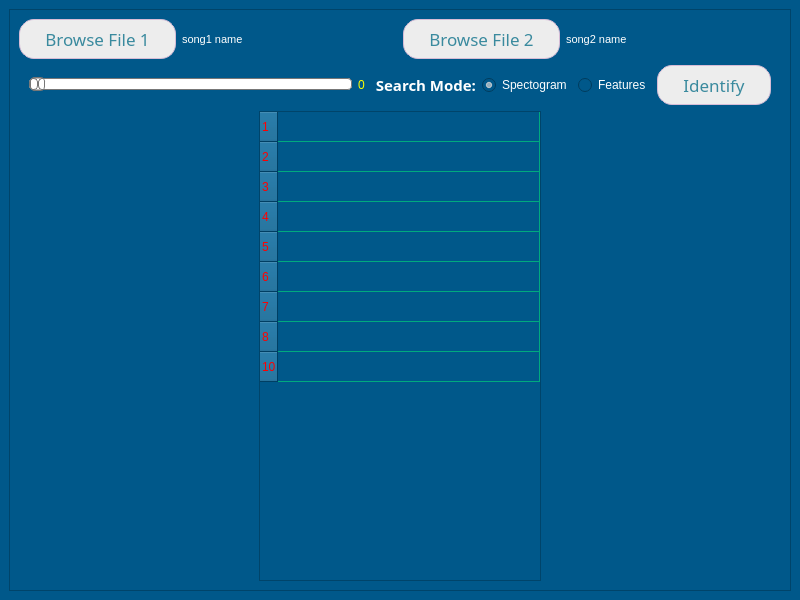
<?xml version="1.0" encoding="UTF-8"?>
<ui version="4.0">
 <class>MainWindow</class>
 <widget class="QMainWindow" name="MainWindow">
  <property name="geometry">
   <rect>
    <x>0</x>
    <y>0</y>
    <width>800</width>
    <height>600</height>
   </rect>
  </property>
  <property name="windowTitle">
   <string>MainWindow</string>
  </property>
  <property name="styleSheet">
   <string notr="true"/>
  </property>
  <widget class="QWidget" name="centralwidget">
   <property name="styleSheet">
    <string notr="true">background-color: rgb(0, 88, 138);
</string>
   </property>
   <layout class="QGridLayout" name="gridLayout_3">
    <item row="0" column="0">
     <widget class="QFrame" name="frame_3">
      <property name="styleSheet">
       <string notr="true">QPushButton{
	box-shadow: 3px 4px 0px 0px #1999c4;
	background:linear-gradient(to bottom, #ededed 5%, #bab1ba 100%);
	background-color:#ededed;
	border-radius:15px;
	border:1px solid #d6bcd6;
	display:inline-block;
	cursor:pointer;
	color:#3a8a9e;
	font-family:segoe print;
	font-size:17px;
	padding:7px 25px;
	text-decoration:none;
	text-shadow:0px 1px 0px #e1e2ed;
}
QPushButton:hover {
		background:linear-gradient(to bottom, #e371e3 5%, #ededed 100%);
	background-color:#bab1bf;
}
QPushButton:pressed{
	position:absolute;
	top:-5px;
	border-style: ridge;
}
</string>
      </property>
      <property name="frameShape">
       <enum>QFrame::StyledPanel</enum>
      </property>
      <property name="frameShadow">
       <enum>QFrame::Raised</enum>
      </property>
      <layout class="QGridLayout" name="gridLayout_2">
       <item row="0" column="0">
        <layout class="QGridLayout" name="gridLayout">
         <item row="0" column="0">
          <layout class="QVBoxLayout" name="verticalLayout_5">
           <item>
            <layout class="QVBoxLayout" name="verticalLayout_3">
             <item>
              <layout class="QHBoxLayout" name="horizontalLayout_7">
               <property name="rightMargin">
                <number>0</number>
               </property>
               <item>
                <layout class="QHBoxLayout" name="horizontalLayout_3">
                 <item alignment="Qt::AlignLeft">
                  <widget class="QPushButton" name="BrowseFile1">
                   <property name="sizePolicy">
                    <sizepolicy hsizetype="Fixed" vsizetype="Fixed">
                     <horstretch>0</horstretch>
                     <verstretch>0</verstretch>
                    </sizepolicy>
                   </property>
                   <property name="font">
                    <font>
                     <family>segoe print</family>
                     <pointsize>-1</pointsize>
                     <underline>false</underline>
                     <strikeout>false</strikeout>
                    </font>
                   </property>
                   <property name="cursor">
                    <cursorShape>PointingHandCursor</cursorShape>
                   </property>
                   <property name="autoFillBackground">
                    <bool>false</bool>
                   </property>
                   <property name="text">
                    <string>Browse File 1</string>
                   </property>
                   <property name="icon">
                    <iconset>
                     <normaloff>res/audio.png</normaloff>res/audio.png</iconset>
                   </property>
                   <property name="iconSize">
                    <size>
                     <width>30</width>
                     <height>30</height>
                    </size>
                   </property>
                   <property name="checkable">
                    <bool>false</bool>
                   </property>
                   <property name="flat">
                    <bool>true</bool>
                   </property>
                  </widget>
                 </item>
                </layout>
               </item>
               <item>
                <widget class="QLabel" name="label_2">
                 <property name="sizePolicy">
                  <sizepolicy hsizetype="Expanding" vsizetype="Preferred">
                   <horstretch>0</horstretch>
                   <verstretch>0</verstretch>
                  </sizepolicy>
                 </property>
                 <property name="font">
                  <font>
                   <family>Segoe UI</family>
                   <pointsize>8</pointsize>
                  </font>
                 </property>
                 <property name="styleSheet">
                  <string notr="true">color: rgb(255, 255, 255);</string>
                 </property>
                 <property name="text">
                  <string>song1 name</string>
                 </property>
                </widget>
               </item>
               <item>
                <layout class="QHBoxLayout" name="horizontalLayout_4">
                 <item>
                  <widget class="QPushButton" name="BrowseFile2">
                   <property name="enabled">
                    <bool>true</bool>
                   </property>
                   <property name="sizePolicy">
                    <sizepolicy hsizetype="Fixed" vsizetype="Fixed">
                     <horstretch>0</horstretch>
                     <verstretch>0</verstretch>
                    </sizepolicy>
                   </property>
                   <property name="font">
                    <font>
                     <family>segoe print</family>
                     <pointsize>-1</pointsize>
                     <underline>false</underline>
                     <strikeout>false</strikeout>
                    </font>
                   </property>
                   <property name="cursor">
                    <cursorShape>PointingHandCursor</cursorShape>
                   </property>
                   <property name="autoFillBackground">
                    <bool>false</bool>
                   </property>
                   <property name="text">
                    <string>Browse File 2</string>
                   </property>
                   <property name="icon">
                    <iconset>
                     <normaloff>res/audio.png</normaloff>res/audio.png</iconset>
                   </property>
                   <property name="iconSize">
                    <size>
                     <width>30</width>
                     <height>30</height>
                    </size>
                   </property>
                   <property name="checkable">
                    <bool>false</bool>
                   </property>
                  </widget>
                 </item>
                </layout>
               </item>
               <item>
                <widget class="QLabel" name="label_3">
                 <property name="sizePolicy">
                  <sizepolicy hsizetype="Expanding" vsizetype="Preferred">
                   <horstretch>0</horstretch>
                   <verstretch>0</verstretch>
                  </sizepolicy>
                 </property>
                 <property name="minimumSize">
                  <size>
                   <width>40</width>
                   <height>0</height>
                  </size>
                 </property>
                 <property name="font">
                  <font>
                   <family>Segoe UI</family>
                   <pointsize>8</pointsize>
                  </font>
                 </property>
                 <property name="styleSheet">
                  <string notr="true">color: rgb(255, 255, 255);</string>
                 </property>
                 <property name="text">
                  <string>song2 name</string>
                 </property>
                </widget>
               </item>
              </layout>
             </item>
            </layout>
           </item>
           <item>
            <layout class="QVBoxLayout" name="verticalLayout_4">
             <item>
              <layout class="QHBoxLayout" name="horizontalLayout_8">
               <property name="leftMargin">
                <number>10</number>
               </property>
               <property name="rightMargin">
                <number>10</number>
               </property>
               <item>
                <layout class="QHBoxLayout" name="horizontalLayout_6">
                 <item>
                  <widget class="QSlider" name="horizontalSlider">
                   <property name="sizePolicy">
                    <sizepolicy hsizetype="Minimum" vsizetype="Fixed">
                     <horstretch>0</horstretch>
                     <verstretch>0</verstretch>
                    </sizepolicy>
                   </property>
                   <property name="styleSheet">
                    <string notr="true">QSlider::groove:horizontal {
border: 1px solid #bbb;
background: white;
height: 10px;
border-radius: 4px;
}

QSlider::sub-page:horizontal {
background: qlineargradient(x1: 0, y1: 0,    x2: 0, y2: 1,
    stop: 0 #66e, stop: 1 #bbf);
background: qlineargradient(x1: 0, y1: 0.2, x2: 1, y2: 1,
    stop: 0 #bbf, stop: 1 #55f);
border: 1px solid #777;
height: 10px;
border-radius: 4px;
}

QSlider::add-page:horizontal {
background: #fff;
border: 1px solid #777;
height: 10px;
border-radius: 4px;
}

QSlider::handle:horizontal {
background: qlineargradient(x1:0, y1:0, x2:1, y2:1,
    stop:0 #eee, stop:1 #ccc);
border: 1px solid #777;
width: 13px;
margin-top: -2px;
margin-bottom: -2px;
border-radius: 4px;
}

QSlider::handle:horizontal:hover {
background: qlineargradient(x1:0, y1:0, x2:1, y2:1,
    stop:0 #fff, stop:1 #ddd);
border: 1px solid #444;
border-radius: 4px;
}

QSlider::sub-page:horizontal:disabled {
background: #bbb;
border-color: #999;
}

QSlider::add-page:horizontal:disabled {
background: #eee;
border-color: #999;
}

QSlider::handle:horizontal:disabled {
background: #eee;
border: 1px solid #aaa;
border-radius: 4px;
}</string>
                   </property>
                   <property name="orientation">
                    <enum>Qt::Horizontal</enum>
                   </property>
                  </widget>
                 </item>
                </layout>
               </item>
               <item>
                <widget class="QLabel" name="label">
                 <property name="sizePolicy">
                  <sizepolicy hsizetype="Fixed" vsizetype="Preferred">
                   <horstretch>0</horstretch>
                   <verstretch>0</verstretch>
                  </sizepolicy>
                 </property>
                 <property name="styleSheet">
                  <string notr="true">color: rgb(255, 255, 0);</string>
                 </property>
                 <property name="text">
                  <string>0</string>
                 </property>
                </widget>
               </item>
               <item>
                <layout class="QHBoxLayout" name="horizontalLayout_5">
                 <item>
                  <widget class="QLabel" name="label_4">
                   <property name="font">
                    <font>
                     <family>Segoe Print</family>
                     <pointsize>11</pointsize>
                     <weight>75</weight>
                     <bold>true</bold>
                    </font>
                   </property>
                   <property name="styleSheet">
                    <string notr="true">color: rgb(255, 255, 255);</string>
                   </property>
                   <property name="text">
                    <string> Search Mode:</string>
                   </property>
                   <property name="alignment">
                    <set>Qt::AlignRight|Qt::AlignTrailing|Qt::AlignVCenter</set>
                   </property>
                  </widget>
                 </item>
                 <item>
                  <widget class="QRadioButton" name="radioButton">
                   <property name="font">
                    <font>
                     <family>Segoe UI</family>
                     <pointsize>9</pointsize>
                    </font>
                   </property>
                   <property name="styleSheet">
                    <string notr="true">color: rgb(255, 255, 255);</string>
                   </property>
                   <property name="text">
                    <string>Spectogram</string>
                   </property>
                   <property name="checked">
                    <bool>true</bool>
                   </property>
                   <attribute name="buttonGroup">
                    <string notr="true">buttonGroup</string>
                   </attribute>
                  </widget>
                 </item>
                 <item>
                  <widget class="QRadioButton" name="radioButton_2">
                   <property name="font">
                    <font>
                     <family>Segoe UI</family>
                     <pointsize>9</pointsize>
                    </font>
                   </property>
                   <property name="styleSheet">
                    <string notr="true">color: rgb(255, 255, 255);</string>
                   </property>
                   <property name="text">
                    <string>Features</string>
                   </property>
                   <attribute name="buttonGroup">
                    <string notr="true">buttonGroup</string>
                   </attribute>
                  </widget>
                 </item>
                 <item>
                  <widget class="QPushButton" name="Search">
                   <property name="sizePolicy">
                    <sizepolicy hsizetype="Fixed" vsizetype="Fixed">
                     <horstretch>0</horstretch>
                     <verstretch>0</verstretch>
                    </sizepolicy>
                   </property>
                   <property name="font">
                    <font>
                     <family>segoe print</family>
                     <pointsize>-1</pointsize>
                     <underline>false</underline>
                     <strikeout>false</strikeout>
                    </font>
                   </property>
                   <property name="cursor">
                    <cursorShape>PointingHandCursor</cursorShape>
                   </property>
                   <property name="autoFillBackground">
                    <bool>false</bool>
                   </property>
                   <property name="styleSheet">
                    <string notr="true"/>
                   </property>
                   <property name="text">
                    <string>Identify</string>
                   </property>
                   <property name="icon">
                    <iconset>
                     <normaloff>res/search.png</normaloff>res/search.png</iconset>
                   </property>
                   <property name="iconSize">
                    <size>
                     <width>30</width>
                     <height>30</height>
                    </size>
                   </property>
                   <property name="checkable">
                    <bool>false</bool>
                   </property>
                  </widget>
                 </item>
                </layout>
               </item>
              </layout>
             </item>
             <item alignment="Qt::AlignHCenter">
              <widget class="QTableWidget" name="tableWidget">
               <property name="autoFillBackground">
                <bool>false</bool>
               </property>
               <property name="styleSheet">
                <string notr="true">color: rgb(255, 0, 0);
alternate-background-color: rgb(85, 255, 127);
border-color: rgb(255, 85, 127);
gridline-color: rgb(0, 170, 127);
font: 80 12pt &quot;Sitka Text&quot;;
font: 75 11pt &quot;Calibri&quot;;</string>
               </property>
               <property name="sizeAdjustPolicy">
                <enum>QAbstractScrollArea::AdjustToContents</enum>
               </property>
               <property name="alternatingRowColors">
                <bool>false</bool>
               </property>
               <property name="showGrid">
                <bool>true</bool>
               </property>
               <property name="gridStyle">
                <enum>Qt::SolidLine</enum>
               </property>
               <attribute name="horizontalHeaderVisible">
                <bool>false</bool>
               </attribute>
               <attribute name="horizontalHeaderCascadingSectionResizes">
                <bool>false</bool>
               </attribute>
               <attribute name="horizontalHeaderDefaultSectionSize">
                <number>220</number>
               </attribute>
               <attribute name="horizontalHeaderStretchLastSection">
                <bool>true</bool>
               </attribute>
               <attribute name="verticalHeaderCascadingSectionResizes">
                <bool>false</bool>
               </attribute>
               <attribute name="verticalHeaderShowSortIndicator" stdset="0">
                <bool>false</bool>
               </attribute>
               <attribute name="verticalHeaderStretchLastSection">
                <bool>false</bool>
               </attribute>
               <row>
                <property name="text">
                 <string>1</string>
                </property>
               </row>
               <row>
                <property name="text">
                 <string>2</string>
                </property>
               </row>
               <row>
                <property name="text">
                 <string>3</string>
                </property>
               </row>
               <row>
                <property name="text">
                 <string>4</string>
                </property>
               </row>
               <row>
                <property name="text">
                 <string>5</string>
                </property>
               </row>
               <row>
                <property name="text">
                 <string>6</string>
                </property>
               </row>
               <row>
                <property name="text">
                 <string>7</string>
                </property>
               </row>
               <row>
                <property name="text">
                 <string>8</string>
                </property>
               </row>
               <row>
                <property name="text">
                 <string>10</string>
                </property>
               </row>
               <column>
                <property name="text">
                 <string>1</string>
                </property>
               </column>
              </widget>
             </item>
            </layout>
           </item>
          </layout>
         </item>
        </layout>
       </item>
      </layout>
     </widget>
    </item>
   </layout>
  </widget>
 </widget>
 <resources/>
 <connections>
  <connection>
   <sender>horizontalSlider</sender>
   <signal>valueChanged(int)</signal>
   <receiver>label</receiver>
   <slot>setNum(int)</slot>
   <hints>
    <hint type="sourcelabel">
     <x>389</x>
     <y>107</y>
    </hint>
    <hint type="destinationlabel">
     <x>403</x>
     <y>111</y>
    </hint>
   </hints>
  </connection>
 </connections>
 <buttongroups>
  <buttongroup name="buttonGroup"/>
 </buttongroups>
</ui>
